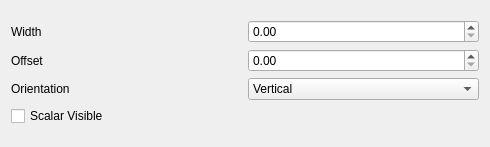
<?xml version="1.0" encoding="UTF-8"?>
<ui version="4.0">
 <class>BarPlotSettings</class>
 <widget class="QWidget" name="BarPlotSettings">
  <property name="geometry">
   <rect>
    <x>0</x>
    <y>0</y>
    <width>490</width>
    <height>147</height>
   </rect>
  </property>
  <property name="windowTitle">
   <string>Form</string>
  </property>
  <layout class="QGridLayout" name="gridLayout_2">
   <item row="0" column="0">
    <layout class="QGridLayout" name="gridLayout">
     <item row="1" column="0">
      <widget class="QLabel" name="label_2">
       <property name="text">
        <string>Offset</string>
       </property>
      </widget>
     </item>
     <item row="0" column="0">
      <widget class="QLabel" name="label">
       <property name="text">
        <string>Width</string>
       </property>
      </widget>
     </item>
     <item row="0" column="1">
      <widget class="QDoubleSpinBox" name="widthSpinBox"/>
     </item>
     <item row="2" column="0">
      <widget class="QLabel" name="label_3">
       <property name="text">
        <string>Orientation</string>
       </property>
      </widget>
     </item>
     <item row="1" column="1">
      <widget class="QDoubleSpinBox" name="offsetSpinBox"/>
     </item>
     <item row="2" column="1">
      <widget class="QComboBox" name="orientationCombo">
       <item>
        <property name="text">
         <string>Vertical</string>
        </property>
       </item>
       <item>
        <property name="text">
         <string>Horizontal</string>
        </property>
       </item>
      </widget>
     </item>
     <item row="3" column="0">
      <widget class="QCheckBox" name="scalarVisibleCheckBox">
       <property name="text">
        <string>Scalar Visible</string>
       </property>
      </widget>
     </item>
    </layout>
   </item>
  </layout>
 </widget>
 <resources/>
 <connections/>
</ui>
